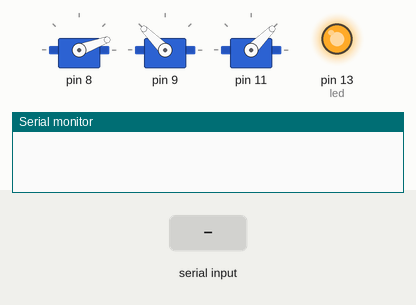
A sketch run on a simulated Arduino Uno, built with avr-gcc and run on an emulated ATmega328P. On the bench: 3 × servo, output pins drawn as LEDs (lit = HIGH), the last lines printed to the serial monitor. Inputs (shaded band) come from the test bench.

Above: at 1.2 s.
1.3 s: "1" received over Serial
At 2.2 s:
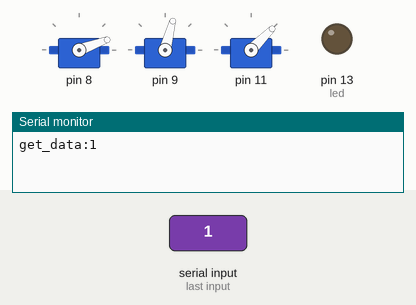
2.8 s: byte 0 (0) received over Serial
At 3.3 s:
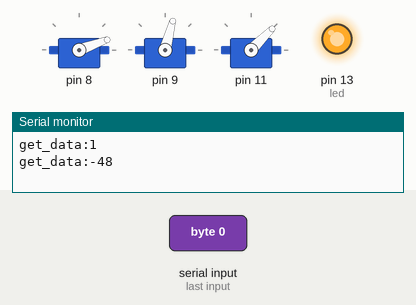
4.3 s: "0" received over Serial
At 5.5 s:
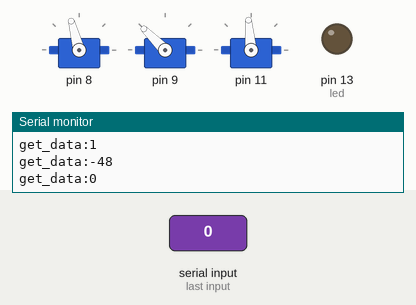
5.8 s: byte 1 (1) received over Serial
At 6.8 s:
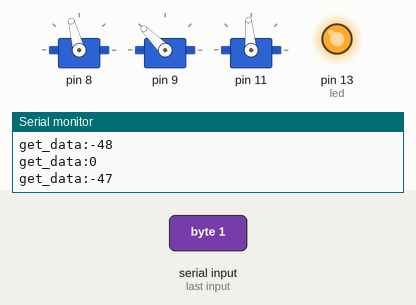
7.3 s: "2" received over Serial
At 8.0 s:
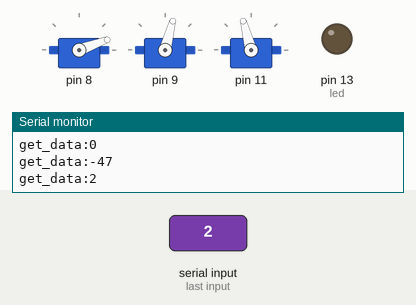
8.8 s: byte 2 (2) received over Serial
At 9.1 s:
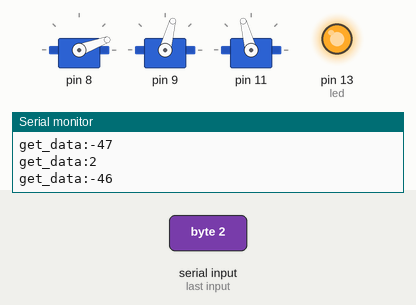
Timing chart, 0 to 11.3 s (numbered marks = the images above; inputs shaded):
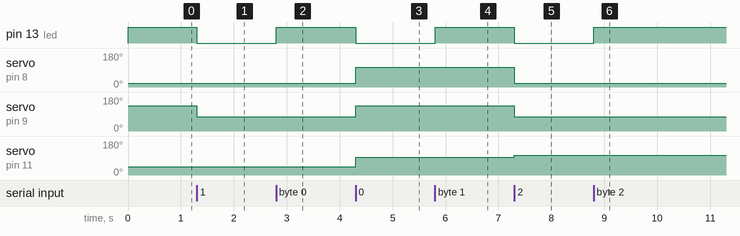

The sketch:

rosservo_test.ino
```cpp
#include <ros.h>
#include<Servo.h>
#include <sensor_msgs/JointState.h>
#include <std_msgs/Float64.h>
#include <std_msgs/Empty.h>

ros::NodeHandle  nh;//创建了一个节点的句柄，它允许我们用来创建发布者和订阅者。这个节点的句柄同样与串口通信有关。

const int servoCount = 3;
int PIN[servoCount];
//int servoAngle[servoCount];
int originalAngle[servoCount];//最初舵机角度数组
int servoMIN[servoCount]; //舵机角度最小值
int servoMAX[servoCount];  //舵机角度最大值
Servo rosServo[servoCount];//定义舵机


/**
*fun:初始化控制舵机引脚
**/
void init_Pins() {//初始化对应的控制舵机引脚

  PIN[0] = 11;//板子上引脚11 /gripper  爪子
  originalAngle[0] = 45;//设置初始舵机角度
  servoMIN[0] = 15;//对应舵机最小脚15
  servoMAX[0] = 180;//对应舵机最大脚180

  PIN[1] = 9;//板子上引脚9 /joint1 腕
  originalAngle[1] = 135;//设置初始舵机角度
  servoMIN[1] = 0;//对应舵机最小脚
  servoMAX[1] = 135;//对应舵机最大脚

  PIN[2] = 8;//板子上引脚8 /joint2 臂
  originalAngle[2] = 20;//设置初始舵机角度
  servoMIN[2] = 0;//对应舵机最小脚
  servoMAX[2] = 180;//对应舵机最大脚

  for (int i = servoCount-1; i >=0; i--) {//对舵机进行控制
    rosServo[i].attach(PIN[i]);//设置舵机控制引脚
    rosServo[i].write(originalAngle[i]);//设置舵机初始角度值
  }
}

/*1号
爪子：
闭合 +110
45
张开 -45

腕关节：
水平 70
后 -0
90
前 +180

臂关节：
水平 135
后 -0
前 +180
*/

/*2号
爪子：
闭合 +100/110
45
张开 -45

腕关节：
水平 75
右 -0
135
左 +180

臂关节：
水平 20
后 +180
竖直105
前 -0
*/

//爪子
void messageCb0(int & data){
  data -= '0';
  digitalWrite(13, HIGH-digitalRead(13));   // blink the led

  rosServo[0].attach(PIN[0]);//设置舵机控制引脚
  rosServo[1].attach(PIN[1]);//设置舵机控制引脚
  rosServo[2].attach(PIN[2]);//设置舵机控制引脚

  if(data==0){//初始位置
    rosServo[2].write(105);//臂关节
    rosServo[1].write(135);//腕关节
    rosServo[0].write(95);//爪子
    }
  else if(data==1){//预备夹持
    rosServo[2].write(20);//臂关节
    rosServo[1].write(75);//腕关节
    rosServo[0].write(45);//爪子
    }
  else if(data==2){//夹持
    rosServo[2].write(20);//臂关节
    rosServo[1].write(75);//腕关节
    rosServo[0].write(105);//爪子
    }
  else if(data==3){//抬起
    rosServo[2].write(105);//臂关节
    //腕关节~135
    rosServo[1].write(75);//腕关节
    rosServo[1].write(85);//腕关节
    rosServo[1].write(105);//腕关节
    rosServo[1].write(135);//腕关节

    rosServo[0].write(105);//爪子
    }
  else if(data==4){//放下
    //臂关节~135
    rosServo[2].write(20);//臂关节


    rosServo[1].write(75);//腕关节
    rosServo[0].write(45);//爪子
    }
}


std_msgs::Float64 mydata;

ros::Publisher chatter("chatter",&mydata);

int data = 0;

void setup() {
   Serial.begin(9600);

   pinMode(13, OUTPUT);//设置LED灯为输出模式
   digitalWrite(13, HIGH);//给LED灯控制脚为高电平亮起


   init_Pins();//初始化舵机
}

void loop() {
  if(Serial.available()>0){
      data=Serial.read();
      messageCb0(data);
      Serial.print("get_data:");
      Serial.println(data);
    }

  delay(1);
}
```

Measured:
- after the input at 1.3 s, pin 13 (led): HIGH → LOW at once; servo on pin 9: 135° → 75° at once
- after the input at 2.8 s, pin 13 (led): LOW → HIGH at once
- after the input at 4.3 s, pin 13 (led): HIGH → LOW at once; servo on pin 8: 20° → 105° at once; servo on pin 9: 75° → 135° at once; servo on pin 11: 45° → 95° at once
- after the input at 5.8 s, pin 13 (led): LOW → HIGH at once
- after the input at 7.3 s, pin 13 (led): HIGH → LOW at once; servo on pin 8: 105° → 20° at once; servo on pin 9: 135° → 75° at once; servo on pin 11: 95° → 105° at once
- after the input at 8.8 s, pin 13 (led): LOW → HIGH at once
